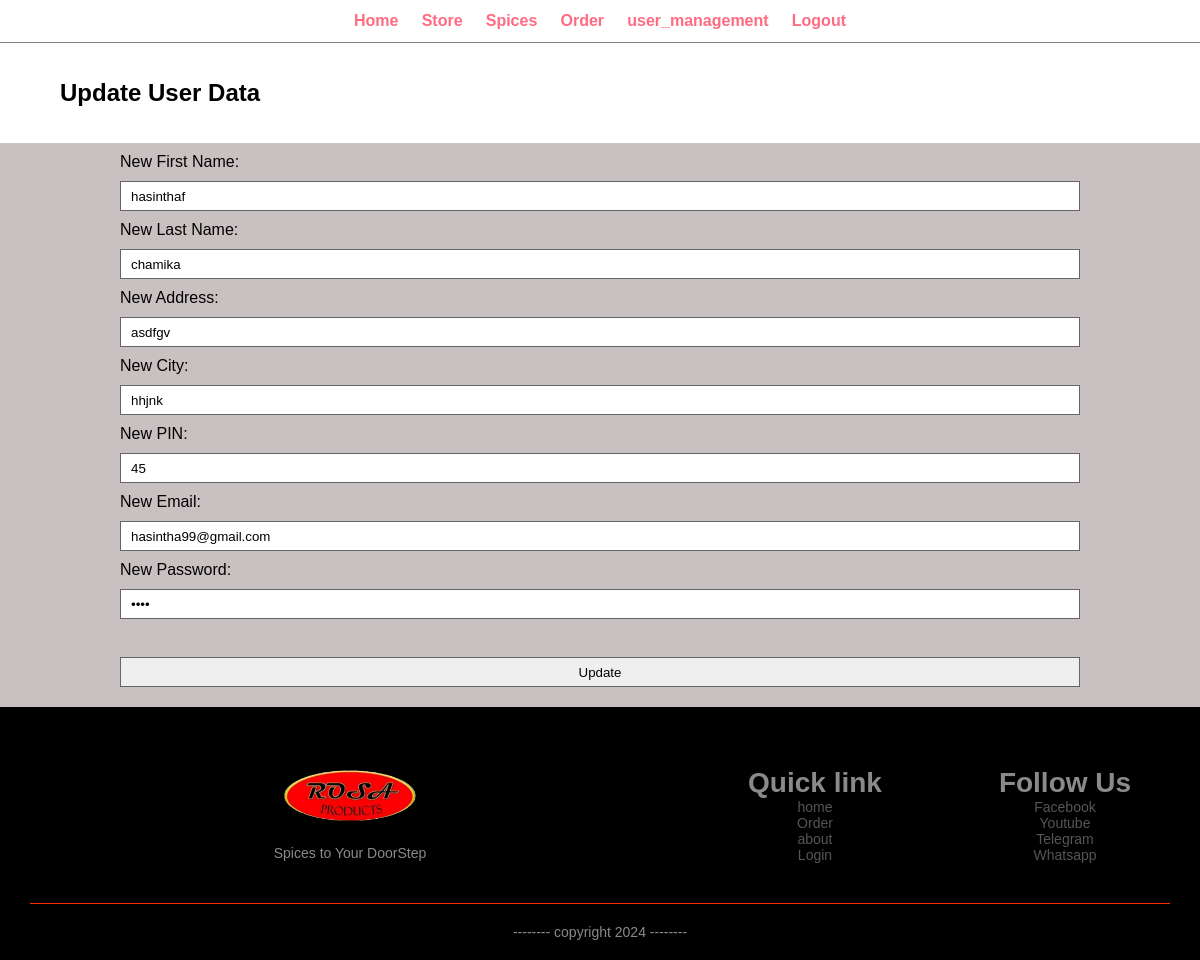
/admin/update-user.php?id=20 (signed in), run on the app's committed database.
### tables this page shows
CREATE TABLE `users` (
  `id` int(11) NOT NULL,
  `fname` varchar(255) NOT NULL,
  `lname` varchar(255) NOT NULL,
  `address` varchar(255) NOT NULL,
  `city` varchar(100) NOT NULL,
  `pin` int(6) NOT NULL,
  `email` varchar(255) NOT NULL,
  `password` varchar(15) NOT NULL,
  `type` varchar(20) NOT NULL DEFAULT 'user'
);

### admin/update-user.php (the view, shortened to what this page needs)
<!DOCTYPE html>
<html lang="en">
<head>
</head>
<body>
<?php include('partials/menu.php'); ?>
<br>
<br>
    <h2 style="padding:0px 5%;" >Update User Data</h2>
    <?php
    if(isset($_GET['id'])) {
        $user_id = $_GET['id'];
        $sql = "SELECT * FROM users WHERE id = $user_id";
        $result = mysqli_query($conn, $sql);
        if (mysqli_num_rows($result) > 0) {
            $row = mysqli_fetch_assoc($result);
    ?>
            <br>
            <br>
    <div style="    background-color: #C9C1C1;
    padding: 10px 10%;" >
    <form method="post" action="<?php echo htmlspecialchars($_SERVER["PHP_SELF"]) . '?id=' . $user_id; ?>">
        <label for="new_first_name">New First Name:</label><br>
        <input type="text" id="new_first_name" name="new_first_name" value="<?php echo $row['fname']; ?>"><br>
        <label for="new_last_name">New Last Name:</label><br>
        <input type="text" id="new_last_name" name="new_last_name" value="<?php echo $row['lname']; ?>"><br>
        <label for="new_address">New Address:</label><br>
        <input type="text" id="new_address" name="new_address" value="<?php echo $row['address']; ?>"><br>
        <label for="new_city">New City:</label><br>
        <input type="text" id="new_city" name="new_city" value="<?php echo $row['city']; ?>"><br>
        <label for="new_pin">New PIN:</label><br>
        <input type="text" id="new_pin" name="new_pin" value="<?php echo $row['pin']; ?>"><br>
        <label for="new_email">New Email:</label><br>
        <input type="email" id="new_email" name="new_email" value="<?php echo $row['email']; ?>"><br>
        <label for="new_password">New Password:</label><br>
        <input type="password" id="new_password" name="new_password" value="<?php echo $row['password']; ?>"><br><br>
        <input type="submit" value="Update">
    </form>
    </div>
    <?php
        } else {
            echo "User not found.";
        }
    } else {
        header('location:'.SITEURL.'admin/user-management.php');
        exit();
    }
    ?>
</body>
<?php include('partials/footer.php'); ?>
</html>

### css/admin.css (style rules this page uses)
* { margin: 0; padding: 0; font-family: Arial, Helvetica, sans-serif; }

### css/stylesheet.css (style rules this page uses)
* { margin: 0; padding: 0; box-sizing: border-box; }
body { font-family: 'Poppins', sans-serif; }
form input { width:100%; height:30px; margin:10px 0; padding: 0 10px; border: 1px solid #666; }

### data on the page
users: new_first_name "hasinthaf", new_last_name "chamika", new_address "asdfgv", new_city "hhjnk", new_pin "45", new_email "hasintha99@gmail.com"
